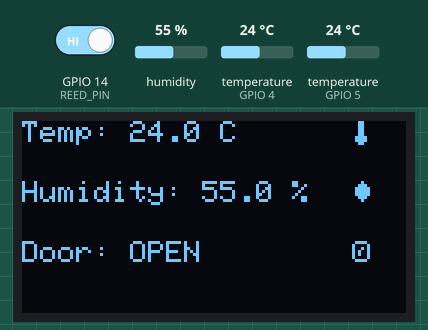
This sketch was run on a simulated ESP32. Parts: 128×64 one-colour display. The test bench sets the inputs (shaded band); at power-on: GPIO 14 (REED_PIN) HIGH, humidity 55 %, temperature (sensors on GPIO 5, GPIO 4) 24 °C. WiFi joins after 1.5 s; servers stay silent unless stated; the local clock reads 2024-03-15 10:24:30 at power-on unless the sketch sets it; what the sketch prints to the serial monitor is not drawn.

Above: at 4.8 s.
4.9 s: GPIO 14 (REED_PIN) driven LOW
At 11.9 s:
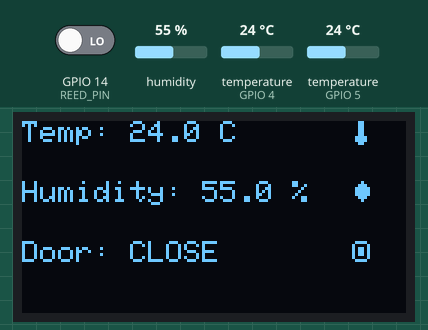
12.2 s: humidity set to 22 %
At 18.6 s:
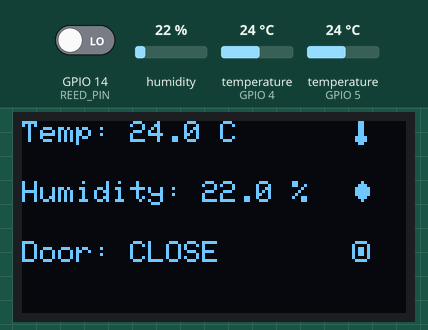
19.1 s: temperature (sensor on GPIO 5) set to 12 °C
At 25.2 s:
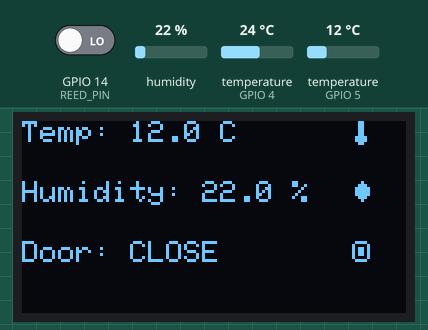
26.0 s: humidity set to 40 %
At 30.7 s:
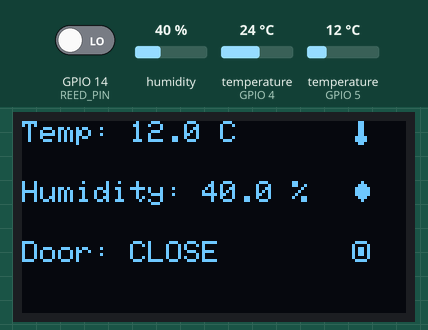
32.9 s: temperature (sensor on GPIO 5) set to 19 °C
39.8 s: GPIO 14 (REED_PIN) driven HIGH
At 44.1 s:
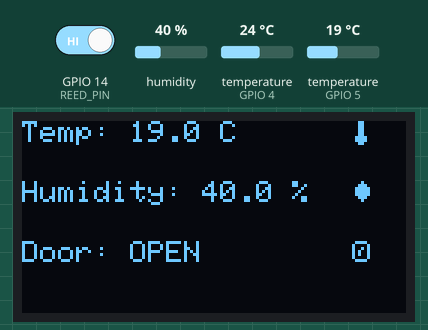
Timing chart, 0 to 45.6 s (numbered marks = the images above; inputs shaded):
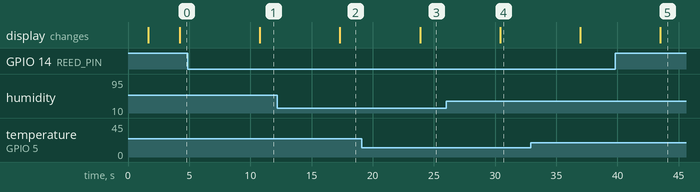

The sketch:

sketch_aug26a.ino
```cpp
#include <WiFi.h>
#include <FirebaseESP32.h>
#include <OneWire.h>
#include <DallasTemperature.h>
#include "DHT.h"
#include <Adafruit_GFX.h>
#include <Adafruit_SSD1306.h>
#include <time.h>

const char* WIFI_SSID_1 = "OPPO Reno8 T 5G";
const char* WIFI_PASSWORD_1 = "m8375iq5";
const char* WIFI_SSID_2 = "58F2A3-Maxis Fibre Internet";
const char* WIFI_PASSWORD_2 = "18A3358392";

#define API_KEY "AIzaSyAuJjF7dME30MFvqMLxfgXZeG19rGnMFak"
#define DATABASE_URL "https://pbcms-c955a-default-rtdb.firebaseio.com/"
#define USER_EMAIL "device@iot.com"
#define USER_PASSWORD "device1234"

FirebaseData fbdo;
FirebaseAuth auth;
FirebaseConfig config;

// Pins
#define DS18B20_PIN 5
#define DHT_PIN 4
#define DHT_TYPE DHT22
#define REED_PIN 14

// Temperature Icon (thermometer)
const unsigned char temp_icon_8x8 [] PROGMEM = {
  0b00110000,
  0b00110000,
  0b00110000,
  0b00110000,
  0b00110000,
  0b01111000,
  0b01111000,
  0b00110000
};

// Humidity Icon (water drop)
const unsigned char humidity_icon_8x8 [] PROGMEM = {
  0b00010000,
  0b00111000,
  0b01111100,
  0b01111100,
  0b01111100,
  0b00111000,
  0b00010000,
  0b00000000
};

// Lock Icon (closed padlock)
const unsigned char lock_icon_8x8 [] PROGMEM = {
  0b01111000,
  0b10000100,
  0b10110100,
  0b10110100,
  0b10110100,
  0b10000100,
  0b01111000,
  0b00000000
};

// Unlock Icon (open padlock)
const unsigned char unlock_icon_8x8 [] PROGMEM = {
  0b01111000,
  0b10000100,
  0b10010100,
  0b10100100,
  0b10100100,
  0b10000100,
  0b01111000,
  0b00000000
};

// OLED display
#define SCREEN_WIDTH 128
#define SCREEN_HEIGHT 64
#define OLED_RESET -1
Adafruit_SSD1306 display(SCREEN_WIDTH, SCREEN_HEIGHT, &Wire, OLED_RESET);

OneWire oneWire(DS18B20_PIN);
DallasTemperature sensors(&oneWire);
DHT dht(DHT_PIN, DHT_TYPE);

// NTP for timestamp
const char* ntpServer = "pool.ntp.org";
const long gmtOffset_sec = 8 * 3600;  // GMT+8 (Malaysia)
const int daylightOffset_sec = 0;

void connectWiFi() {
  Serial.println("Connecting to Wi-Fi...");
  WiFi.disconnect(true);
  delay(100);
  WiFi.begin(WIFI_SSID_1, WIFI_PASSWORD_1);
  unsigned long startAttemptTime = millis();

  while (WiFi.status() != WL_CONNECTED && millis() - startAttemptTime < 10000) {
    Serial.print(".");
    delay(500);
  }

  if (WiFi.status() == WL_CONNECTED) {
    Serial.printf("\nConnected to Wi-Fi: %s\n", WIFI_SSID_1);
    return;
  }

  WiFi.disconnect(true);
  delay(100);
  WiFi.begin(WIFI_SSID_2, WIFI_PASSWORD_2);
  startAttemptTime = millis();

  while (WiFi.status() != WL_CONNECTED && millis() - startAttemptTime < 10000) {
    Serial.print(".");
    delay(500);
  }

  if (WiFi.status() == WL_CONNECTED) {
    Serial.printf("\nConnected to Wi-Fi: %s\n", WIFI_SSID_2);
  } else {
    Serial.println("\n❌ Failed to connect to any WiFi");
  }
}

void initTime() {
  configTime(gmtOffset_sec, daylightOffset_sec, ntpServer);
}

void waitForTime() {
  struct tm timeinfo;
  while (!getLocalTime(&timeinfo)) {
    Serial.println("Waiting for NTP time...");
    delay(1000);
  }
  Serial.println("✅ NTP time obtained");
}

String getTimestampKey() {
  struct tm timeinfo;
  if (!getLocalTime(&timeinfo)) return "unknown";
  char buffer[20];
  strftime(buffer, sizeof(buffer), "%Y-%m-%d_%H-%M", &timeinfo);
  return String(buffer);
}

void setup() {
  Serial.begin(115200);
  connectWiFi();

  // OLED display init
  if (!display.begin(SSD1306_SWITCHCAPVCC, 0x3C)) {
    Serial.println(F("SSD1306 allocation failed"));
    while (true); // halt
  }

  display.clearDisplay();
  display.setTextSize(1);
  display.setTextColor(SSD1306_WHITE);
  display.setCursor(0, 0);
  display.println("Initializing...");
  display.display();
  delay(1000);

  // Firebase
  config.api_key = API_KEY;
  config.database_url = DATABASE_URL;
  auth.user.email = USER_EMAIL;
  auth.user.password = USER_PASSWORD;

  Firebase.begin(&config, &auth);
  Firebase.reconnectWiFi(true);

  // Sensors
  sensors.begin();
  dht.begin();
  pinMode(REED_PIN, INPUT_PULLUP);

  // Time
  initTime();
  waitForTime();
}

void updateDisplay(float tempInside, float humidity, bool doorClosed) {
  display.clearDisplay();

  // Text
  display.setCursor(0, 0);
  display.print("Temp: ");
  display.print(tempInside, 1);
  display.println(" C");

  display.setCursor(0, 20);
  display.print("Humidity: ");
  display.print(humidity, 1);
  display.println(" %");

  display.setCursor(0, 40);
  display.print("Door: ");
  display.println(doorClosed ? "CLOSE" : "OPEN");

  // Icons
  // Draw temperature icon at (110, 0)
display.drawBitmap(110, 0, temp_icon_8x8, 8, 8, SSD1306_WHITE);

// Draw humidity icon at (110, 20)
display.drawBitmap(110, 20, humidity_icon_8x8, 8, 8, SSD1306_WHITE);

// Draw door status icon at (110, 40)
if (doorClosed) {
  display.drawBitmap(110, 40, lock_icon_8x8, 8, 8, SSD1306_WHITE);
} else {
  display.drawBitmap(110, 40, unlock_icon_8x8, 8, 8, SSD1306_WHITE);
}

  display.display();
}

void loop() {
  if (WiFi.status() != WL_CONNECTED) {
    Serial.println("Wi-Fi lost. Reconnecting...");
    connectWiFi();
  }

  sensors.requestTemperatures();
  float tempDS18B20 = sensors.getTempCByIndex(0);
  float tempDHT22 = dht.readTemperature();
  float humidity = dht.readHumidity();

  if (isnan(tempDS18B20)) tempDS18B20 = 0.0;
  if (isnan(tempDHT22)) tempDHT22 = 0.0;
  if (isnan(humidity)) humidity = 0.0;

  String doorStatus = (digitalRead(REED_PIN) == LOW) ? "CLOSE" : "OPEN";
  bool doorClosed = (doorStatus == "CLOSE");
  String wifiStatus = (WiFi.status() == WL_CONNECTED) ? "connected" : "disconnected";

  String timestampKey = getTimestampKey();

  Serial.printf("🌡 Inside Temp: %.2f °C | Humidity: %.2f %% | Door: %s | Key: %s\n",
                tempDS18B20, humidity, doorStatus.c_str(), timestampKey.c_str());

  if (Firebase.ready()) {
    // Update current values
    Firebase.setFloat(fbdo, "/sensors/temperature", tempDS18B20);
    Firebase.setFloat(fbdo, "/sensors/humidity", humidity);
    Firebase.setString(fbdo, "/sensors/door_status", doorStatus);
    Firebase.setString(fbdo, "/wifiStatus", wifiStatus);

    // Update history
    if(timestampKey != "unknown") {
      FirebaseJson json;
      json.set("temperature", tempDS18B20);
      json.set("humidity", humidity);
      json.set("door_status", doorStatus);
      Firebase.setJSON(fbdo, "/sensors/history/" + timestampKey, json);
    }
  }

  updateDisplay(tempDS18B20, humidity, doorClosed);

  delay(5000);  // 5 seconds
}
```

Measured:
- after the input at 4.9 s, the display: changes after 5.9 s (image 1)
- after the input at 12.2 s, the display: changes after 5.1 s (image 2)
- after the input at 19.1 s, the display: changes after 4.8 s (image 3)
- after the input at 26.0 s, the display: changes after 4.4 s (image 4)
- after the input at 39.8 s, the display: changes after 3.7 s (image 5)
